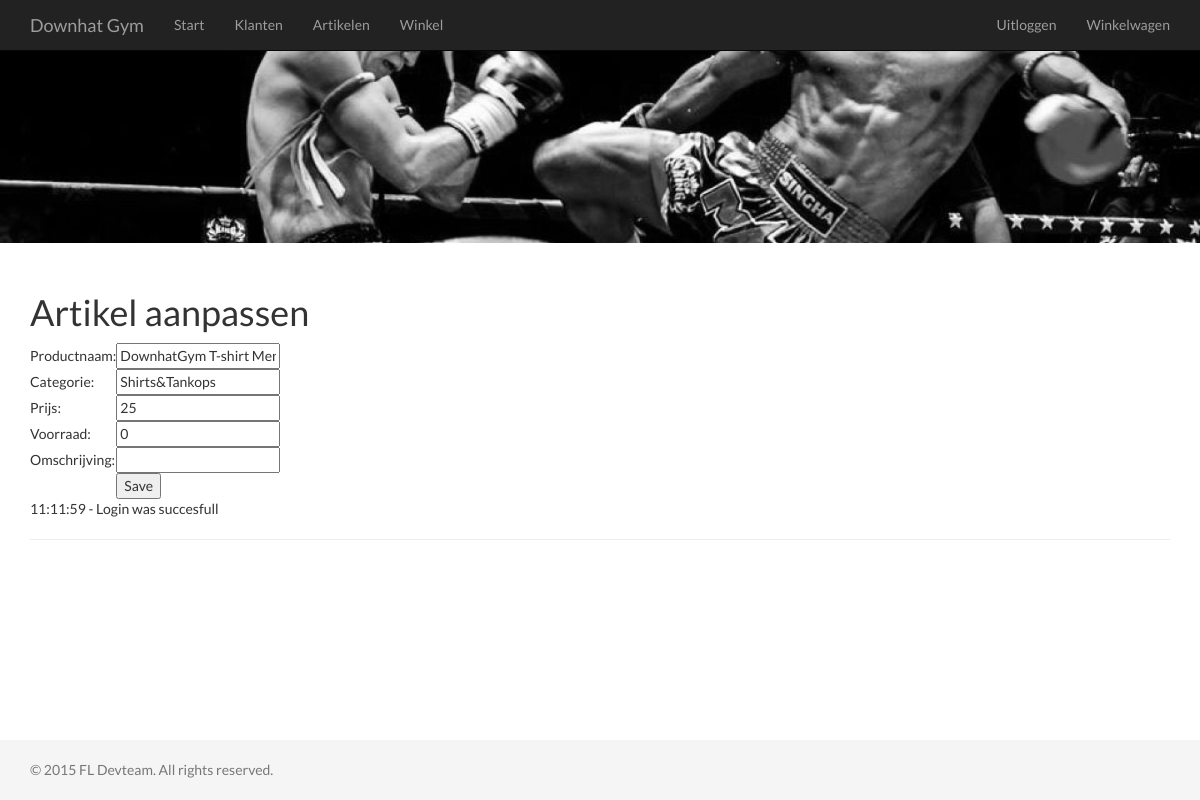
Screenshot of /index.php?action=showEditArticle&artikelnummer=S003 (signed in) with the database file from the repository.
### tables this page shows
CREATE TABLE IF NOT EXISTS `artikel` (
  `artikelnummer` varchar(4) NOT NULL,
  `productnaam` varchar(45) NOT NULL,
  `categorie` varchar(80) NOT NULL,
  `prijs` int(11) NOT NULL,
  `voorraad` int(11) NOT NULL,
  `omschrijving` varchar(150) NOT NULL,
  PRIMARY KEY (`artikelnummer`),
  KEY `Voorraad` (`voorraad`),
  KEY `Omschrijving` (`omschrijving`)
);

### index.php (called while the page is built, shortened)
<?php
	renderCurrentAction();
?>

### rendering/articles.rdr.php (the view, shortened to what this page needs)
		<?php
	function displayEditArticle() {
        global $db_conn;
		$artikelnummer = $_GET['artikelnummer'];
        $sql = "SELECT * FROM artikel WHERE artikelnummer = '$artikelnummer'";
		$result = mysqli_query($db_conn, $sql);
		$row = $result->fetch_assoc();
?>
		<h1>Artikel aanpassen</h1>
		<form method="post" action="index.php?action=updateArticle">
			<table>
                    <tr>
                       <td>Productnaam:</td>
                       <td><input type="text" name="productnaam" value="<?php echo $row['productnaam'];?>"/></td>
                   </tr>
                   <tr>
                       <td>Categorie:</td>
                       <td><input type="text" name="categorie" value="<?php echo $row['categorie'];?>"/></td>
                   </tr>
                   <tr>
                       <td>Prijs:</td>
                       <td><input type="text" name="prijs" value="<?php echo $row['prijs'];?>"/></td>
                   </tr>
                   <tr>
                       <td>Voorraad:</td>
                       <td><input type="text" name="voorraad" value="<?php echo $row['voorraad'];?>"/></td>
                   </tr>
                   <tr>
                       <td>Omschrijving:</td>
                       <td><input type="text" name="omschrijving" value="<?php echo $row['omschrijving'];?>"/></td>
                   </tr>
                   <tr>
                       <td></td>
                       <td><input type="submit" value="Save" /></td>
                   </tr>
               </table>
		</form>
<?php
	}
?>

### css/subalpine.css (style rules this page uses)
body, .tooltip, .popover { font-family: 'Lato', Arial, sans-serif; }
html { position: relative; min-height: 100%; }
body { margin-bottom: 60px; }

### rows the page displays
artikel: productnaam "DownhatGym T-shirt Men", categorie "Shirts&Tankops", prijs "25", voorraad "0"
